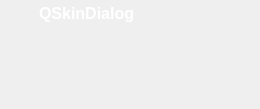
<?xml version="1.0" encoding="UTF-8"?>
<ui version="4.0">
 <class>QSkinDialog</class>
 <widget class="QDialog" name="QSkinDialog">
  <property name="geometry">
   <rect>
    <x>0</x>
    <y>0</y>
    <width>260</width>
    <height>109</height>
   </rect>
  </property>
  <property name="windowTitle">
   <string>Dialog</string>
  </property>
  <property name="windowIcon">
   <iconset resource="../Resource.qrc">
    <normaloff>:/Resource/Quazaa.png</normaloff>:/Resource/Quazaa.png</iconset>
  </property>
  <layout class="QGridLayout" name="gridLayout">
   <property name="margin">
    <number>0</number>
   </property>
   <property name="spacing">
    <number>0</number>
   </property>
   <item row="0" column="0">
    <widget class="QFrame" name="windowFrameTopLeft">
     <property name="minimumSize">
      <size>
       <width>12</width>
       <height>12</height>
      </size>
     </property>
     <property name="maximumSize">
      <size>
       <width>12</width>
       <height>12</height>
      </size>
     </property>
     <property name="cursor">
      <cursorShape>SizeFDiagCursor</cursorShape>
     </property>
     <property name="styleSheet">
      <string notr="true">border-image: url(:/Resource/frameTopLeft.png);</string>
     </property>
     <property name="frameShape">
      <enum>QFrame::NoFrame</enum>
     </property>
     <property name="frameShadow">
      <enum>QFrame::Raised</enum>
     </property>
    </widget>
   </item>
   <item row="0" column="6">
    <widget class="QFrame" name="windowFrameTopRight">
     <property name="minimumSize">
      <size>
       <width>12</width>
       <height>12</height>
      </size>
     </property>
     <property name="maximumSize">
      <size>
       <width>12</width>
       <height>12</height>
      </size>
     </property>
     <property name="cursor">
      <cursorShape>SizeBDiagCursor</cursorShape>
     </property>
     <property name="styleSheet">
      <string notr="true">border-image: url(:/Resource/frameTopRight.png);</string>
     </property>
     <property name="frameShape">
      <enum>QFrame::NoFrame</enum>
     </property>
     <property name="frameShadow">
      <enum>QFrame::Raised</enum>
     </property>
    </widget>
   </item>
   <item row="1" column="0" rowspan="2">
    <widget class="QFrame" name="windowFrameLeft">
     <property name="sizePolicy">
      <sizepolicy hsizetype="Fixed" vsizetype="Preferred">
       <horstretch>0</horstretch>
       <verstretch>0</verstretch>
      </sizepolicy>
     </property>
     <property name="minimumSize">
      <size>
       <width>12</width>
       <height>0</height>
      </size>
     </property>
     <property name="maximumSize">
      <size>
       <width>12</width>
       <height>16777215</height>
      </size>
     </property>
     <property name="cursor">
      <cursorShape>SizeHorCursor</cursorShape>
     </property>
     <property name="styleSheet">
      <string notr="true">border-image: url(:/Resource/frameLeft.png);
border-left: 1px;
border-top: 10px;</string>
     </property>
     <property name="frameShape">
      <enum>QFrame::NoFrame</enum>
     </property>
     <property name="frameShadow">
      <enum>QFrame::Raised</enum>
     </property>
    </widget>
   </item>
   <item row="1" column="6" rowspan="2">
    <widget class="QFrame" name="windowFrameRight">
     <property name="sizePolicy">
      <sizepolicy hsizetype="Fixed" vsizetype="Preferred">
       <horstretch>0</horstretch>
       <verstretch>0</verstretch>
      </sizepolicy>
     </property>
     <property name="minimumSize">
      <size>
       <width>12</width>
       <height>0</height>
      </size>
     </property>
     <property name="maximumSize">
      <size>
       <width>12</width>
       <height>16777215</height>
      </size>
     </property>
     <property name="cursor">
      <cursorShape>SizeHorCursor</cursorShape>
     </property>
     <property name="styleSheet">
      <string notr="true">QFrame {
	border-image: url(:/Resource/frameRight.png);
	border-right: 1;
	border-top: 10;
}</string>
     </property>
     <property name="frameShape">
      <enum>QFrame::NoFrame</enum>
     </property>
     <property name="frameShadow">
      <enum>QFrame::Raised</enum>
     </property>
    </widget>
   </item>
   <item row="3" column="0">
    <widget class="QFrame" name="windowFrameBottomLeft">
     <property name="minimumSize">
      <size>
       <width>12</width>
       <height>12</height>
      </size>
     </property>
     <property name="maximumSize">
      <size>
       <width>12</width>
       <height>12</height>
      </size>
     </property>
     <property name="cursor">
      <cursorShape>SizeBDiagCursor</cursorShape>
     </property>
     <property name="styleSheet">
      <string notr="true">border-image: url(:/Resource/frameBottomLeft.png);</string>
     </property>
     <property name="frameShape">
      <enum>QFrame::NoFrame</enum>
     </property>
     <property name="frameShadow">
      <enum>QFrame::Raised</enum>
     </property>
    </widget>
   </item>
   <item row="3" column="1" colspan="5">
    <widget class="QFrame" name="windowFrameBottom">
     <property name="sizePolicy">
      <sizepolicy hsizetype="Preferred" vsizetype="Fixed">
       <horstretch>0</horstretch>
       <verstretch>0</verstretch>
      </sizepolicy>
     </property>
     <property name="minimumSize">
      <size>
       <width>0</width>
       <height>12</height>
      </size>
     </property>
     <property name="maximumSize">
      <size>
       <width>16777215</width>
       <height>12</height>
      </size>
     </property>
     <property name="cursor">
      <cursorShape>SizeVerCursor</cursorShape>
     </property>
     <property name="styleSheet">
      <string notr="true">border-image: url(:/Resource/frameBottom.png);
border-bottom: 1;</string>
     </property>
     <property name="frameShape">
      <enum>QFrame::NoFrame</enum>
     </property>
     <property name="frameShadow">
      <enum>QFrame::Raised</enum>
     </property>
    </widget>
   </item>
   <item row="3" column="6">
    <widget class="QFrame" name="windowFrameBottomRight">
     <property name="minimumSize">
      <size>
       <width>12</width>
       <height>12</height>
      </size>
     </property>
     <property name="maximumSize">
      <size>
       <width>12</width>
       <height>12</height>
      </size>
     </property>
     <property name="cursor">
      <cursorShape>SizeFDiagCursor</cursorShape>
     </property>
     <property name="styleSheet">
      <string notr="true">border-image: url(:/Resource/frameBottomRight.png);</string>
     </property>
     <property name="frameShape">
      <enum>QFrame::NoFrame</enum>
     </property>
     <property name="frameShadow">
      <enum>QFrame::Raised</enum>
     </property>
    </widget>
   </item>
   <item row="2" column="1" colspan="5">
    <widget class="QWidget" name="widgetContents" native="true">
     <property name="sizePolicy">
      <sizepolicy hsizetype="Expanding" vsizetype="Expanding">
       <horstretch>0</horstretch>
       <verstretch>0</verstretch>
      </sizepolicy>
     </property>
     <property name="autoFillBackground">
      <bool>false</bool>
     </property>
     <layout class="QVBoxLayout" name="layoutContents">
      <property name="spacing">
       <number>0</number>
      </property>
      <property name="margin">
       <number>0</number>
      </property>
     </layout>
    </widget>
   </item>
   <item row="0" column="1" rowspan="2" colspan="5">
    <widget class="QFrame" name="windowFrameTop">
     <property name="frameShape">
      <enum>QFrame::NoFrame</enum>
     </property>
     <property name="frameShadow">
      <enum>QFrame::Raised</enum>
     </property>
     <layout class="QGridLayout" name="gridLayout_2">
      <property name="margin">
       <number>0</number>
      </property>
      <property name="spacing">
       <number>0</number>
      </property>
      <item row="0" column="0">
       <widget class="QFrame" name="windowIconFrame">
        <property name="styleSheet">
         <string notr="true">QFrame#windowIconFrame {
	border-image: url(:/Resource/windowIconFrame.png);
}</string>
        </property>
        <layout class="QHBoxLayout" name="horizontalLayout">
         <property name="spacing">
          <number>2</number>
         </property>
         <property name="margin">
          <number>0</number>
         </property>
         <item>
          <widget class="QToolButton" name="windowIcon">
           <property name="contextMenuPolicy">
            <enum>Qt::CustomContextMenu</enum>
           </property>
           <property name="styleSheet">
            <string notr="true">border: 0px solid transparent;</string>
           </property>
           <property name="text">
            <string/>
           </property>
           <property name="icon">
            <iconset resource="../Resource.qrc">
             <normaloff>:/Resource/Quazaa.png</normaloff>:/Resource/Quazaa.png</iconset>
           </property>
           <property name="iconSize">
            <size>
             <width>20</width>
             <height>20</height>
            </size>
           </property>
          </widget>
         </item>
        </layout>
       </widget>
      </item>
      <item row="0" column="1">
       <widget class="QLabel" name="windowText">
        <property name="contextMenuPolicy">
         <enum>Qt::CustomContextMenu</enum>
        </property>
        <property name="styleSheet">
         <string notr="true">border-image: url(:/Resource/windowTextBackground.png);
padding-left: -2px;
padding-right: -2px;
padding-bottom: 2px;
font-weight: bold;
font-size: 16px;
color: rgb(255, 255, 255);</string>
        </property>
        <property name="text">
         <string>&lt;!DOCTYPE HTML PUBLIC &quot;-//W3C//DTD HTML 4.0//EN&quot; &quot;http://www.w3.org/TR/REC-html40/strict.dtd&quot;&gt;
&lt;html&gt;&lt;head&gt;&lt;meta name=&quot;qrichtext&quot; content=&quot;1&quot; /&gt;&lt;style type=&quot;text/css&quot;&gt;
p, li { white-space: pre-wrap; }
&lt;/style&gt;&lt;/head&gt;&lt;body style=&quot; font-family:'MS Shell Dlg 2'; font-weight:600; font-style:normal;&quot;&gt;
&lt;p style=&quot; margin-top:0px; margin-bottom:0px; margin-left:0px; margin-right:0px; -qt-block-indent:0; text-indent:0px;&quot;&gt;&lt;span style=&quot; font-size:12pt;&quot;&gt;QSkinDialog&lt;/span&gt;&lt;/p&gt;&lt;/body&gt;&lt;/html&gt;</string>
        </property>
       </widget>
      </item>
      <item row="0" column="2">
       <widget class="QFrame" name="windowFrameTopSpacer">
        <property name="sizePolicy">
         <sizepolicy hsizetype="Preferred" vsizetype="Preferred">
          <horstretch>0</horstretch>
          <verstretch>0</verstretch>
         </sizepolicy>
        </property>
        <property name="minimumSize">
         <size>
          <width>0</width>
          <height>30</height>
         </size>
        </property>
        <property name="maximumSize">
         <size>
          <width>16777215</width>
          <height>30</height>
         </size>
        </property>
        <property name="contextMenuPolicy">
         <enum>Qt::CustomContextMenu</enum>
        </property>
        <property name="styleSheet">
         <string notr="true">QFrame#windowFrameTopSpacer {
	border-image: url(:/Resource/frameTop.png);
}</string>
        </property>
        <property name="frameShape">
         <enum>QFrame::NoFrame</enum>
        </property>
        <property name="frameShadow">
         <enum>QFrame::Raised</enum>
        </property>
        <layout class="QGridLayout" name="gridLayout_3">
         <property name="horizontalSpacing">
          <number>0</number>
         </property>
         <property name="margin">
          <number>0</number>
         </property>
         <item row="0" column="0">
          <layout class="QGridLayout" name="gridLayoutTitlebar">
           <property name="leftMargin">
            <number>0</number>
           </property>
           <property name="rightMargin">
            <number>0</number>
           </property>
           <property name="bottomMargin">
            <number>0</number>
           </property>
           <property name="spacing">
            <number>0</number>
           </property>
           <item row="0" column="2" rowspan="2">
            <spacer name="horizontalSpacerTitlebar">
             <property name="orientation">
              <enum>Qt::Horizontal</enum>
             </property>
             <property name="sizeHint" stdset="0">
              <size>
               <width>40</width>
               <height>20</height>
              </size>
             </property>
            </spacer>
           </item>
          </layout>
         </item>
        </layout>
       </widget>
      </item>
      <item row="0" column="3">
       <widget class="QFrame" name="titlebarButtonsFrame">
        <property name="styleSheet">
         <string notr="true">/*These move the buttons up so they aren't displayed in the center of the titlebar
   Remove these to center your buttons on the titlebar.*/
QFrame#titlebarButtonsFrame {
	padding-top: -1;
	padding-bottom: 10;
	border-image: url(:/Resource/titlebarButtonsFrame.png);
}</string>
        </property>
        <property name="frameShape">
         <enum>QFrame::NoFrame</enum>
        </property>
        <property name="frameShadow">
         <enum>QFrame::Raised</enum>
        </property>
        <layout class="QGridLayout" name="gridLayoutTitlebarButtons">
         <property name="margin">
          <number>0</number>
         </property>
         <property name="spacing">
          <number>0</number>
         </property>
         <item row="0" column="0">
          <widget class="QToolButton" name="minimizeButton">
           <property name="minimumSize">
            <size>
             <width>26</width>
             <height>18</height>
            </size>
           </property>
           <property name="maximumSize">
            <size>
             <width>26</width>
             <height>18</height>
            </size>
           </property>
           <property name="toolTip">
            <string>Minimize</string>
           </property>
           <property name="styleSheet">
            <string notr="true">QToolButton {
	border: 0px solid transparent;
	border-image: url(:/Resource/minButton.png);
}

QToolButton:hover {
	border-image: url(:/Resource/minButtonH.png);
}

QToolButton:disabled {
	border-image: url(:/Resource/minButtonD.png);
}</string>
           </property>
           <property name="text">
            <string/>
           </property>
          </widget>
         </item>
         <item row="0" column="1">
          <widget class="QToolButton" name="maximizeButton">
           <property name="minimumSize">
            <size>
             <width>26</width>
             <height>18</height>
            </size>
           </property>
           <property name="maximumSize">
            <size>
             <width>26</width>
             <height>18</height>
            </size>
           </property>
           <property name="toolTip">
            <string>Maximize</string>
           </property>
           <property name="styleSheet">
            <string notr="true">QToolButton {
	border: 0px solid transparent;
	border-image: url(:/Resource/maxButton.png);
}

QToolButton:hover {
	border-image: url(:/Resource/maxButtonH.png);
}

QToolButton:disabled {
	border-image: url(:/Resource/maxButtonD.png);
}

QToolButton:checked { /*The button will be checked when maximized is set*/
	
	border-image: url(:/Resource/restoreButton.png);
}

QToolButton:checked:hover {
	
	border-image: url(:/Resource/restoreButtonH.png);
}

QToolButton:checked:disabled {
	
	border-image: url(:/Resource/restoreButtonD.png);
}</string>
           </property>
           <property name="text">
            <string/>
           </property>
           <property name="checkable">
            <bool>true</bool>
           </property>
           <property name="checked">
            <bool>false</bool>
           </property>
          </widget>
         </item>
         <item row="0" column="2">
          <widget class="QToolButton" name="closeButton">
           <property name="enabled">
            <bool>true</bool>
           </property>
           <property name="minimumSize">
            <size>
             <width>44</width>
             <height>18</height>
            </size>
           </property>
           <property name="maximumSize">
            <size>
             <width>44</width>
             <height>18</height>
            </size>
           </property>
           <property name="toolTip">
            <string>Close</string>
           </property>
           <property name="styleSheet">
            <string notr="true">QToolButton {
	border: 0px solid transparent;
	border-image: url(:/Resource/quitButton.png);
}

QToolButton:hover {
	border-image: url(:/Resource/quitButtonH.png);
}

QToolButton:disabled {
	border-image: url(:/Resource/quitButtonD.png);
}</string>
           </property>
           <property name="text">
            <string/>
           </property>
           <property name="iconSize">
            <size>
             <width>16</width>
             <height>16</height>
            </size>
           </property>
          </widget>
         </item>
        </layout>
       </widget>
      </item>
     </layout>
    </widget>
   </item>
  </layout>
 </widget>
 <resources>
  <include location="../Resource.qrc"/>
 </resources>
 <connections/>
</ui>
